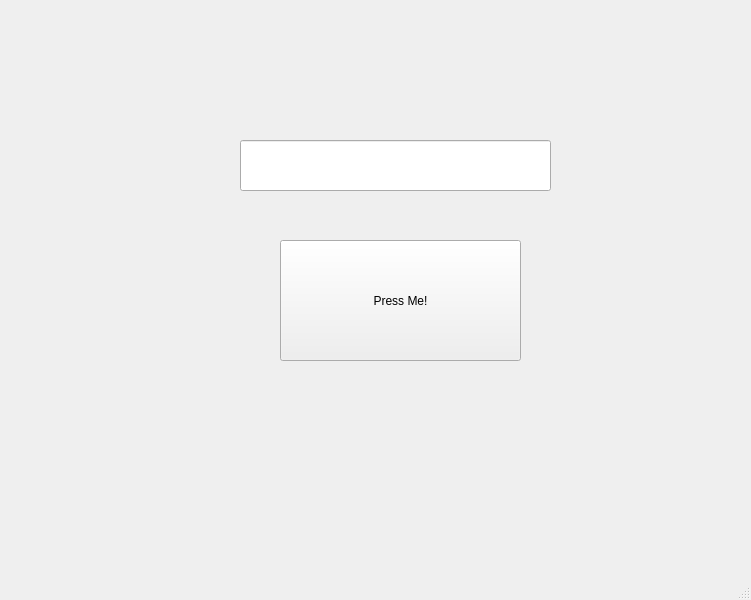
<?xml version="1.0" encoding="UTF-8"?>
<ui version="4.0">
 <class>MainWindow</class>
 <widget class="QMainWindow" name="MainWindow">
  <property name="geometry">
   <rect>
    <x>0</x>
    <y>0</y>
    <width>751</width>
    <height>600</height>
   </rect>
  </property>
  <property name="windowTitle">
   <string>MainWindow</string>
  </property>
  <widget class="QWidget" name="centralwidget">
   <widget class="QPushButton" name="myPushButton">
    <property name="geometry">
     <rect>
      <x>280</x>
      <y>240</y>
      <width>241</width>
      <height>121</height>
     </rect>
    </property>
    <property name="text">
     <string>Press Me!</string>
    </property>
   </widget>
   <widget class="QLineEdit" name="lineEdit">
    <property name="geometry">
     <rect>
      <x>240</x>
      <y>140</y>
      <width>311</width>
      <height>51</height>
     </rect>
    </property>
   </widget>
  </widget>
  <widget class="QStatusBar" name="statusbar"/>
 </widget>
 <resources/>
 <connections/>
</ui>
